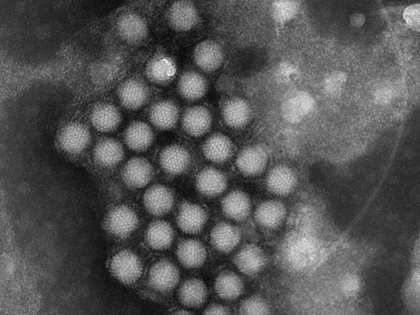
%> input picture lab4/data/viruses.tif, 420 x 315 px, shrunk from 1376 x 1032 before the run
$ octave virus_analysis.m   (GNU Octave 9; MATLAB toolbox functions it lacks are replaced by stand-ins)
%> lines starting %> are read from the running program, lines starting %| are printed output that depends on the picture
### lab4/data/progressbar.m
function progressbar(varargin)
% Description:
%   progressbar() provides an indication of the progress of some task using
% graphics and text. Calling progressbar repeatedly will update the figure and
% automatically estimate the amount of time remaining.
%   This implementation of progressbar is intended to be extremely simple to use
% while providing a high quality user experience.
%
% Features:
%   - Can add progressbar to existing m-files with a single line of code.
%   - Supports multiple bars in one figure to show progress of nested loops.
%   - Optional labels on bars.
%   - Figure closes automatically when task is complete.
%   - Only one figure can exist so old figures don't clutter the desktop.
%   - Remaining time estimate is accurate even if the figure gets closed.
%   - Minimal execution time. Won't slow down code.
%   - Randomized color. When a programmer gets bored...
%
% Example Function Calls For Single Bar Usage:
%   progressbar               % Initialize/reset
%   progressbar(0)            % Initialize/reset
%   progressbar('Label')      % Initialize/reset and label the bar
%   progressbar(0.5)          % Update
%   progressbar(1)            % Close
%
% Example Function Calls For Multi Bar Usage:
%   progressbar(0, 0)         % Initialize/reset two bars
%   progressbar('A', '')      % Initialize/reset two bars with one label
%   progressbar('', 'B')      % Initialize/reset two bars with one label
%   progressbar('A', 'B')     % Initialize/reset two bars with two labels
%   progressbar(0.3)          % Update 1st bar
%   progressbar(0.3, [])      % Update 1st bar
%   progressbar([], 0.3)      % Update 2nd bar
%   progressbar(0.7, 0.9)     % Update both bars
%   progressbar(1)            % Close
%   progressbar(1, [])        % Close
%   progressbar(1, 0.4)       % Close
%
% Notes:
%   For best results, call progressbar with all zero (or all string) inputs
% before any processing. This sets the proper starting time reference to
% calculate time remaining.
%   Bar color is choosen randomly when the figure is created or reset. Clicking
% the bar will cause a random color change.
%
% Demos:
%     % Single bar
%     m = 500;
%     progressbar % Init single bar
%     for i = 1:m
%       pause(0.01) % Do something important
%       progressbar(i/m) % Update progress bar
%     end
%
%     % Simple multi bar (update one bar at a time)
%     m = 4;
%     n = 3;
%     p = 100;
%     progressbar(0,0,0) % Init 3 bars
%     for i = 1:m
%         progressbar([],0) % Reset 2nd bar
%         for j = 1:n
%             progressbar([],[],0) % Reset 3rd bar
%             for k = 1:p
%                 pause(0.01) % Do something important
%                 progressbar([],[],k/p) % Update 3rd bar
%             end
%             progressbar([],j/n) % Update 2nd bar
%         end
%         progressbar(i/m) % Update 1st bar
%     end
%
%     % Fancy multi bar (use labels and update all bars at once)
%     m = 4;
%     n = 3;
%     p = 100;
%     progressbar('Monte Carlo Trials','Simulation','Component') % Init 3 bars
%     for i = 1:m
%         for j = 1:n
%             for k = 1:p
%                 pause(0.01) % Do something important
%                 % Update all bars
%                 frac3 = k/p;
%                 frac2 = ((j-1) + frac3) / n;
%                 frac1 = ((i-1) + frac2) / m;
%                 progressbar(frac1, frac2, frac3)
%             end
%         end
%     end
%
% Author:
%   Steve Hoelzer
%
% Revisions:
% 2002-Feb-27   Created function
% 2002-Mar-19   Updated title text order
% 2002-Apr-11   Use floor instead of round for percentdone
% 2002-Jun-06   Updated for speed using patch (Thanks to waitbar.m)
% 2002-Jun-19   Choose random patch color when a new figure is created
% 2002-Jun-24   Click on bar or axes to choose new random color
% 2002-Jun-27   Calc time left, reset progress bar when fractiondone == 0
% 2002-Jun-28   Remove extraText var, add position var
% 2002-Jul-18   fractiondone input is optional
% 2002-Jul-19   Allow position to specify screen coordinates
% 2002-Jul-22   Clear vars used in color change callback routine
% 2002-Jul-29   Position input is always specified in pixels
% 2002-Sep-09   Change order of title bar text
% 2003-Jun-13   Change 'min' to 'm' because of built in function 'min'
% 2003-Sep-08   Use callback for changing color instead of string
% 2003-Sep-10   Use persistent vars for speed, modify titlebarstr
% 2003-Sep-25   Correct titlebarstr for 0% case
% 2003-Nov-25   Clear all persistent vars when percentdone = 100
% 2004-Jan-22   Cleaner reset process, don't create figure if percentdone = 100
% 2004-Jan-27   Handle incorrect position input
% 2004-Feb-16   Minimum time interval between updates
% 2004-Apr-01   Cleaner process of enforcing minimum time interval
% 2004-Oct-08   Seperate function for timeleftstr, expand to include days
% 2004-Oct-20   Efficient if-else structure for sec2timestr
% 2006-Sep-11   Width is a multiple of height (don't stretch on widescreens)
% 2010-Sep-21   Major overhaul to support multiple bars and add labels
%

persistent progfig progdata lastupdate

% Get inputs
if nargin > 0
    input = varargin;
    ninput = nargin;
else
    % If no inputs, init with a single bar
    input = {0};
    ninput = 1;
end

% If task completed, close figure and clear vars, then exit
if input{1} == 1
    if ishandle(progfig)
        delete(progfig) % Close progress bar
    end
    clear progfig progdata lastupdate % Clear persistent vars
    drawnow
    return
end

% Init reset flag
resetflag = false;

% Set reset flag if first input is a string
if ischar(input{1})
    resetflag = true;
end

% Set reset flag if all inputs are zero
if input{1} == 0
    % If the quick check above passes, need to check all inputs
    if all([input{:}] == 0) && (length([input{:}]) == ninput)
        resetflag = true;
    end
end

% Set reset flag if more inputs than bars
if ninput > length(progdata)
    resetflag = true;
end

% If reset needed, close figure and forget old data
if resetflag
    if ishandle(progfig)
        delete(progfig) % Close progress bar
    end
    progfig = [];
    progdata = []; % Forget obsolete data
end

% Create new progress bar if needed
if ishandle(progfig)
else % This strange if-else works when progfig is empty (~ishandle() does not)

    % Define figure size and axes padding for the single bar case
    height = 0.03;
    width = height * 8;
    hpad = 0.02;
    vpad = 0.25;

    % Figure out how many bars to draw
    nbars = max(ninput, length(progdata));

    % Adjust figure size and axes padding for number of bars
    heightfactor = (1 - vpad) * nbars + vpad;
    height = height * heightfactor;
    vpad = vpad / heightfactor;

    % Initialize progress bar figure
    left = (1 - width) / 2;
    bottom = (1 - height) / 2;
    progfig = figure(...
        'Units', 'normalized',...
        'Position', [left bottom width height],...
        'NumberTitle', 'off',...
        'Resize', 'off',...
        'MenuBar', 'none' );

    % Initialize axes, patch, and text for each bar
    left = hpad;
    width = 1 - 2*hpad;
    vpadtotal = vpad * (nbars + 1);
    height = (1 - vpadtotal) / nbars;
    for ndx = 1:nbars
        % Create axes, patch, and text
        bottom = vpad + (vpad + height) * (nbars - ndx);
        progdata(ndx).progaxes = axes( ...
            'Position', [left bottom width height], ...
            'XLim', [0 1], ...
            'YLim', [0 1], ...
            'Box', 'on', ...
            'ytick', [], ...
            'xtick', [] );
        progdata(ndx).progpatch = patch( ...
            'XData', [0 0 0 0], ...
            'YData', [0 0 1 1] );
        progdata(ndx).progtext = text(0.99, 0.5, '', ...
            'HorizontalAlignment', 'Right', ...
            'FontUnits', 'Normalized', ...
            'FontSize', 0.7 );
        progdata(ndx).proglabel = text(0.01, 0.5, '', ...
            'HorizontalAlignment', 'Left', ...
            'FontUnits', 'Normalized', ...
            'FontSize', 0.7 );
        if ischar(input{ndx})
            set(progdata(ndx).proglabel, 'String', input{ndx})
            input{ndx} = 0;
        end

        % Set callbacks to change color on mouse click
        set(progdata(ndx).progaxes, 'ButtonDownFcn', {@changecolor, progdata(ndx).progpatch})
        set(progdata(ndx).progpatch, 'ButtonDownFcn', {@changecolor, progdata(ndx).progpatch})
        set(progdata(ndx).progtext, 'ButtonDownFcn', {@changecolor, progdata(ndx).progpatch})
        set(progdata(ndx).proglabel, 'ButtonDownFcn', {@changecolor, progdata(ndx).progpatch})

        % Pick a random color for this patch
        changecolor([], [], progdata(ndx).progpatch)

        % Set starting time reference
        if ~isfield(progdata(ndx), 'starttime') || isempty(progdata(ndx).starttime)
            progdata(ndx).starttime = clock;
        end
    end

    % Set time of last update to ensure a redraw
    lastupdate = clock - 1;

end

% Process inputs and update state of progdata
for ndx = 1:ninput
    if ~isempty(input{ndx})
        progdata(ndx).fractiondone = input{ndx};
        progdata(ndx).clock = clock;
    end
end

% Enforce a minimum time interval between graphics updates
myclock = clock;
if abs(myclock(6) - lastupdate(6)) < 0.01 % Could use etime() but this is faster
    return
end

% Update progress patch
for ndx = 1:length(progdata)
    set(progdata(ndx).progpatch, 'XData', ...
        [0, progdata(ndx).fractiondone, progdata(ndx).fractiondone, 0])
end

% Update progress text if there is more than one bar
if length(progdata) > 1
    for ndx = 1:length(progdata)
        set(progdata(ndx).progtext, 'String', ...
            sprintf('%1d%%', floor(100*progdata(ndx).fractiondone)))
    end
end

% Update progress figure title bar
if progdata(1).fractiondone > 0
    runtime = etime(progdata(1).clock, progdata(1).starttime);
    timeleft = runtime / progdata(1).fractiondone - runtime;
    timeleftstr = sec2timestr(timeleft);
    titlebarstr = sprintf('%2d%%    %s remaining', ...
        floor(100*progdata(1).fractiondone), timeleftstr);
else
    titlebarstr = ' 0%';
end
set(progfig, 'Name', titlebarstr)

% Force redraw to show changes
drawnow

% Record time of this update
lastupdate = clock;


% ------------------------------------------------------------------------------
function changecolor(h, e, progpatch) %#ok<INUSL>
% Change the color of the progress bar patch

% Prevent color from being too dark or too light
colormin = 1.5;
colormax = 2.8;
saturationMax = 0.6;

thiscolor = rand(1, 3);
hsv = rgb2hsv(thiscolor);
while (sum(thiscolor) < colormin) || (sum(thiscolor) > colormax) || hsv(2) > saturationMax
    thiscolor = rand(1, 3);
    hsv = rgb2hsv(thiscolor);
end

set(progpatch, 'FaceColor', thiscolor)


% ------------------------------------------------------------------------------
function timestr = sec2timestr(sec)
% Convert a time measurement from seconds into a human readable string.

% Convert seconds to other units
w = floor(sec/604800); % Weeks
sec = sec - w*604800;
d = floor(sec/86400); % Days
sec = sec - d*86400;
h = floor(sec/3600); % Hours
sec = sec - h*3600;
m = floor(sec/60); % Minutes
sec = sec - m*60;
s = floor(sec); % Seconds

% Create time string
if w > 0
    if w > 9
        timestr = sprintf('%d week', w);
    else
        timestr = sprintf('%d week, %d day', w, d);
    end
elseif d > 0
    if d > 9
        timestr = sprintf('%d day', d);
    else
        timestr = sprintf('%d day, %d hr', d, h);
    end
elseif h > 0
    if h > 9
        timestr = sprintf('%d hr', h);
    else
        timestr = sprintf('%d hr, %d min', h, m);
    end
elseif m > 0
    if m > 9
        timestr = sprintf('%d min', m);
    else
        timestr = sprintf('%d min, %d sec', m, s);
    end
else
    timestr = sprintf('%d sec', s);
end

### lab4/data/templatematching.m
%
% Template matching function based on correlation
%
% ccimg = templatematching(target, template, step)
%
% INPUT
% target    - the image where the template is to be matched with
% template  - the template moved over the target image
% step      - the step size to be used when moving the template
%
% OUTPUT
% ccimg     - the correlation coefficient
%
% The function uses 'progressbar.m' to show the progress.
%
% /Gustaf Kylberg 2008
%  gustaf@cb.uu.se
%

function ccimg = templatematching(target, template, step)

progressbar('Template matching...'); % opens progressbar

ccrow = 1;
cccol = 1;
rows = 1:step:(size(target,1)-size(template,1));
cols = 1:step:(size(target,2)-size(template,2));
ccimg = zeros(length(rows),length(cols));

for row = 1:step:(size(target,1)-size(template,1))
    for col = 1:step:(size(target,2)-size(template,2))

        %calculating the correlation coefficient
        ccimg(ccrow,cccol) = corr2(template,target(row:row+size(template,1)-1,col:col+size(template,2)-1));
        cccol = cccol + 1;
    end
    increment=(row/(size(target,1)-size(template,1)));
    progressbar(increment);

    ccrow = ccrow + 1;
    cccol = 1;
end
progressbar(1); % close progressbar

### lab4/data/virus_analysis.m
%% Read image and template from disk

% Read image
I = imread('viruses.tif');
%> I is the input picture: size 315x420 uint8; min 4, max 245, mean 84.5

% Read template
template = imread('virusTemplate.tif');
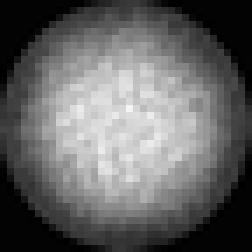
%> input picture lab4/data/virusTemplate.tif, 36 x 36 px, shrunk from 119 x 119 before the run (shown 7 times larger)
%> template is the input picture: size 36x36 uint8; min 0, max 244, mean 99.9

% Show image and template
figure('name','Original image');imshow(I);
figure('name','Template');imshow(template);

%% Template matching

% Select step length (How many pixels the template is moved in each
% iteration)
stepSize = 10;

% Do the template matching
ccimg = templatematching(I,template,stepSize);
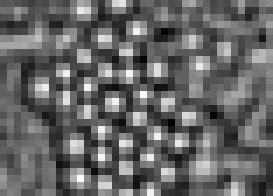
%> ccimg: size 28x39 double (shown 7 times larger); min -0.644, max 0.915, mean -0.0194; drawn with min black and max white

% Show the resulting correlation image
figure('name','correlation coefficients');imshow(ccimg,[]);colormap(copper);colorbar;
%> after `colorbar`:
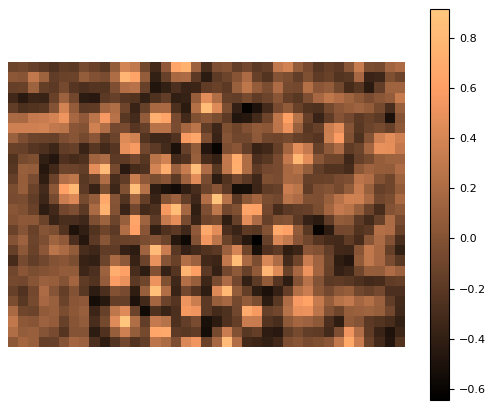
%> figure redrawn from the program's plot data


%% Find localmaxima in the correlation image

maxima = imextendedmax(ccimg,0,4);
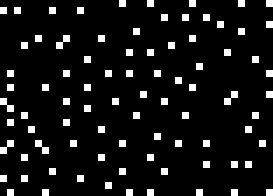
%> maxima: size 28x39 logical (shown 7 times larger); 8.2% white in thin lines or dots

% Shrink objects to points
maxima = bwmorph(maxima,'shrink',inf);
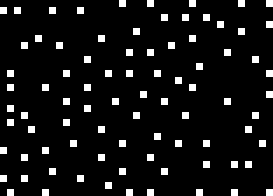
%> maxima: size 28x39 logical (shown 7 times larger); 7.7% white in thin lines or dots

% Calculate the correlation coefficients for the maxima
maxvals = maxima .* ccimg;
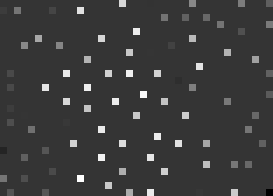
%> maxvals: size 28x39 double (shown 7 times larger); min -0.234, max 0.915, mean 0.0332; drawn with min black and max white

% Pick the corresponding correlation values and threshold them sung Otsu's
% method.
h = hist(maxvals(maxvals > 0),128);
%> h = 128 values, max 4 at index 28, min 0 at index 3, mean 0.625
h2 = imfilter(h,[1 1 1 1 1] ./ 5);
%> h2 = 128 values, max 1.6 at index 117, min 0 at index 57, mean 0.613
thresh = graythresh(h2);
%> thresh = 0.498

% Create a binary image keeping only those with a correlation value that
% lies above the threshold.
maxvals(maxvals < thresh) = 0;
maxvals(maxvals ~= 0) = 1;

% Label the binary image and obtain their positions
maxlbl = logical(maxvals);
maxcentroids = regionprops(maxlbl,'centroid');
%> maxcentroids = 39 regions; first 5, Centroid: [6 6], [7 13], [10 11], [10 15], [11 21]

% Create a circular mask which will be used to cutout individual objects
% from the original image.
[h,w] = size(template);
%> h = 36; w = 36
d = max([h w]);
%> d = 36
%> (the run ends here)
